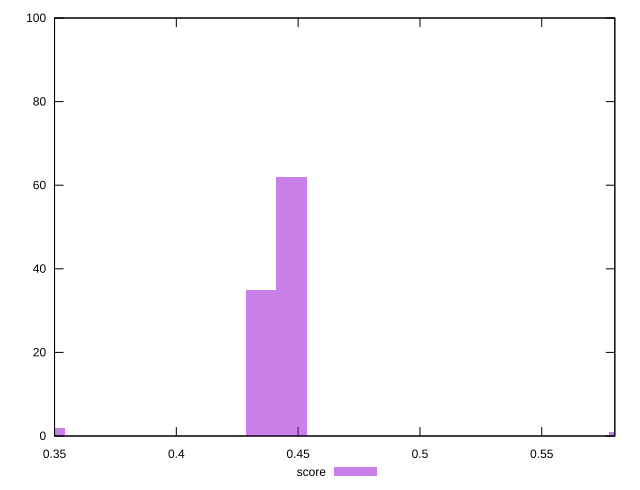

Reproduce this figure in gnuplot.
reset

$score <<EOF
0.34790216782420025 2
0.5839786388477647 1
0.44730278720254313 62
0.4348777097802503 35
EOF

set key outside below
set boxwidth 0.012425077422292865
set xrange [0.35:0.58]
set yrange [0:100]
set trange [0:100]
set style fill transparent solid 0.5 noborder
set terminal svg size 640, 490 enhanced background rgb 'white'
set output "report_00019_2021-02-10T18-14-37.922Z//render-blocking-resources/samples/pages+cached/score/histogram.svg"

plot $score title "score" with boxes

reset
